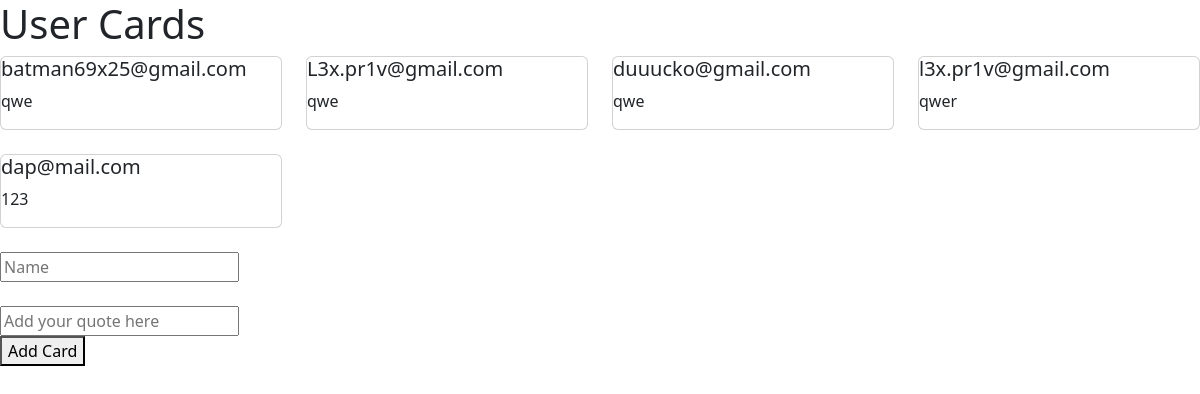
Before: /home (signed in) with the older database file.
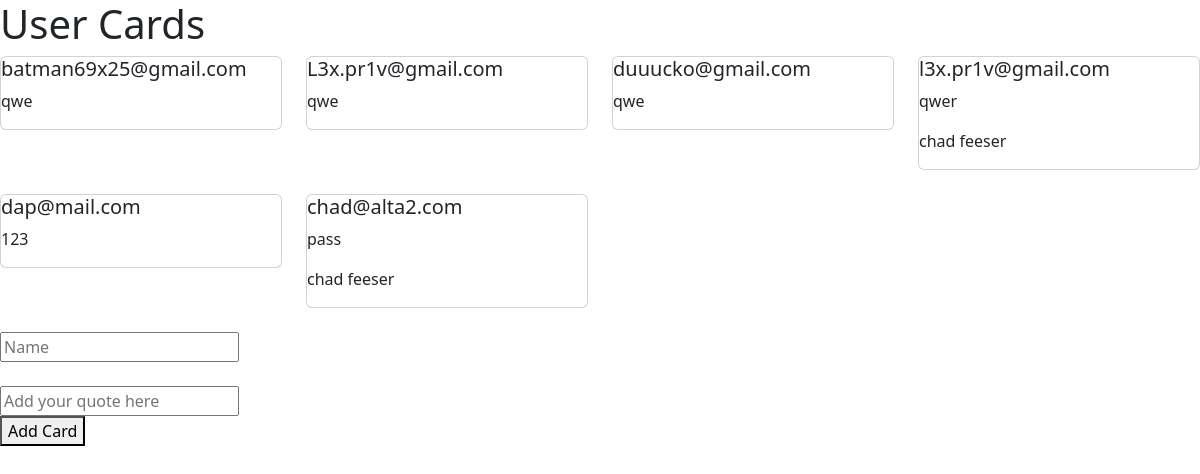
After: the same page with the newer database file.
### tables this page shows
CREATE TABLE users 
                  (id INTEGER PRIMARY KEY AUTOINCREMENT, 
                   email TEXT NOT NULL, 
                   password TEXT NOT NULL,
                   image TEXT NOT NULL DEFAULT "image.png",
                   name TEXT NOT NULL DEFAULT "",
                   quote TEXT NOT NULL DEFAULT "",
                   submission INTEGER NOT NULL DEFAULT "0"
               );

### main.py (the view, shortened to what this page needs)
@app.route("/home", methods=["GET", "POST"])
def home():
    if 'logged_in' in session and session['logged_in']:
        user_data = get_all_user_data()
        return render_template("index.html", user_data = user_data)
    else:
        return redirect(url_for('login'))

### functions.py (called while the page is built)
def get_all_user_data():
    conn = sqlite3.connect('user.db')
    cursor = conn.cursor()
    cursor.execute("SELECT * FROM users")
    user_data = cursor.fetchall()
    conn.close()
    print(user_data)
    return user_data

### templates/index.html (shortened to what this page needs)
<!DOCTYPE html>
<html>
<head>
<link href="https://cdn.jsdelivr.net/npm/bootstrap@5.3.1/dist/css/bootstrap.min.css" rel="stylesheet">
<link rel="stylesheet" type="text/css" href="/static/styles.css"/>
</head>
<body>
    <h1>User Cards</h1>
 <div class="row">
    {% for user_info in user_data %}
    <div class="col-md-3 mb-4">
    <div class="card">
    <div class="user-card">
            <h5 class="card-name">{{ user_info[1] }}</h5>
            <p class="card-quote">{{ user_info[2] }}</p>
	    <p> {{ user_info[4]}} </p>
            </div>
    </div>
            </div>
        {% endfor %}
 </div>
    <form method="post">
        <input type="text" name="name" placeholder="Name">
        <br>
        <br>
        <input type="text" name="quote" placeholder="Add your quote here">
        <br>
        <button type="submit">Add Card</button>
    </form>
</body>
</html>

Changed rows visible on the page:
changed users "l3x.pr1v@gmail.com": name (not shown) → "chad feeser"
added users: email "chad@alta2.com", password "pass", name "chad feeser"
